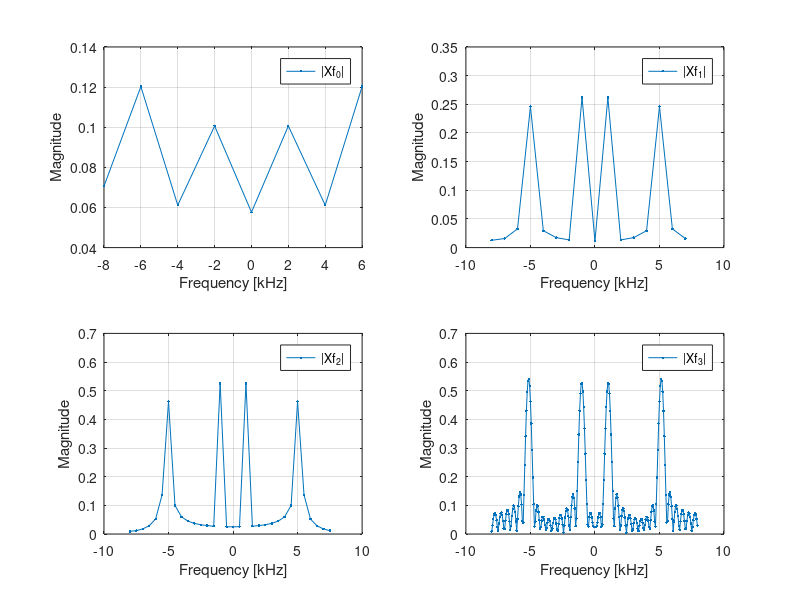

Source code (MATLAB):
%% Target
% Plot the frequency representation of the signal
% using the N-FFT function for different N values.
% 
% The parameters are:
% * x[n] = cos(2*pi*F0*n*Ts) + cos(2*pi*F1*n*Ts)
% * F0 = 1 [kHz]
% * F1 = 5.123 [kHz]
% * Fs = 16 [kHz];
% * N  = [8, 16, 32, 256]
%
% 
% *Suggestions*
%   *FFT Function (reference: "_help fft")*_
% 
%   Y = fft(X,n) returns the n-point DFT. If no value is specified, Y is the same 
%   size as X.
% 
%   * If X is a vector and the length of X is less than n, then X is padded with 
%     trailing zeros to length n.
%   * If X is a vector and the length of X is greater than n, then X is truncated 
%     to length n.
%   * If X is a matrix, then each column is treated as in the vector case.
%   * If X is a multidimensional array, then the first array dimension whose size 
%     does not equal 1 is treated as in the vector case.

%% Clear everything
clc;        % 'clc' cleras all the text from the Command Window
clear;      % 'clear' removes all variables from the current workspace
close all;  % 'close all' deletes all figures whose handles are not hidden.

%% Parameters
len = 32;
Fs = 16e3;
Ts = 1/Fs;
F0 = 1000;
F1 = 5123;
N = [8, 16, 32, 256];

%% Exercise
n = 0:len-1;
x = cos(2*pi*F0*n*Ts) + cos(2*pi*F1*n*Ts);

Xf0 = fft(x,N(1))/length(x);
Xf1 = fft(x,N(2))/length(x);
Xf2 = fft(x,N(3))/length(x);
Xf3 = fft(x,N(4))/length(x);

Xf0 = abs(Xf0);
Xf1 = abs(Xf1);
Xf2 = abs(Xf2);
Xf3 = abs(Xf3);

Xf0 = fftshift(Xf0);
Xf1 = fftshift(Xf1);
Xf2 = fftshift(Xf2);
Xf3 = fftshift(Xf3);

%% Figure

f_ax0 = (-N(1)/2:1:N(1)/2-1)/N(1)*Fs/1e3;
f_ax1 = (-N(2)/2:1:N(2)/2-1)/N(2)*Fs/1e3;
f_ax2 = (-N(3)/2:1:N(3)/2-1)/N(3)*Fs/1e3;
f_ax3 = (-N(4)/2:1:N(4)/2-1)/N(4)*Fs/1e3;

figure
subplot(2,2,1)
  plot(f_ax0, Xf0, '.-')
  grid on
  legend('|Xf_0|')
  xlabel('Frequency [kHz]')
  ylabel('Magnitude')
subplot(2,2,2)
  plot(f_ax1, Xf1, '.-')
  grid on
  legend('|Xf_1|')
  xlabel('Frequency [kHz]')
  ylabel('Magnitude')
subplot(2,2,3)
  plot(f_ax2, Xf2, '.-')
  grid on
  legend('|Xf_2|')
  xlabel('Frequency [kHz]')
  ylabel('Magnitude')
subplot(2,2,4)
  plot(f_ax3, Xf3, '.-')
  grid on
  legend('|Xf_3|')
  xlabel('Frequency [kHz]')
  ylabel('Magnitude')
